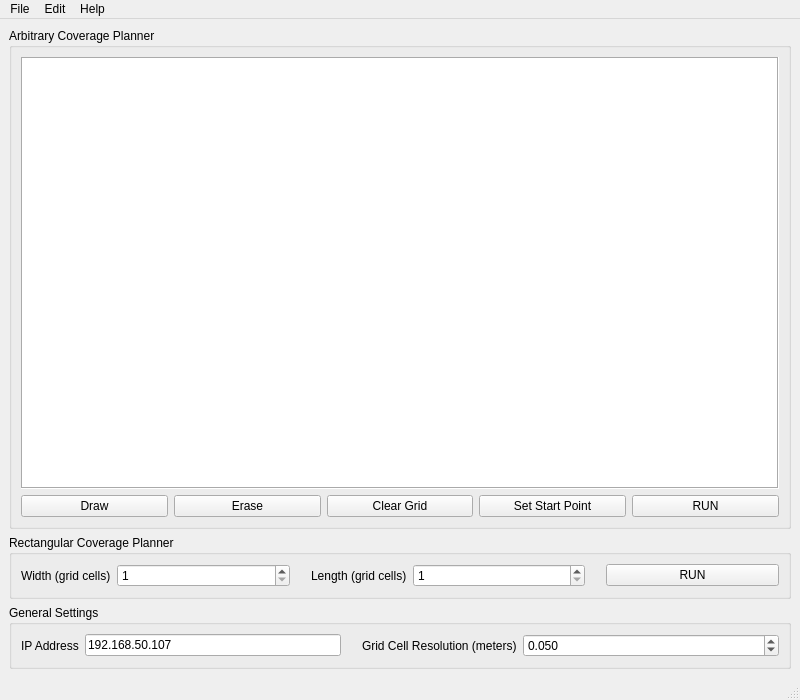
<?xml version="1.0" encoding="UTF-8"?>
<ui version="4.0">
 <class>MainWindow</class>
 <widget class="QMainWindow" name="MainWindow">
  <property name="geometry">
   <rect>
    <x>0</x>
    <y>0</y>
    <width>800</width>
    <height>700</height>
   </rect>
  </property>
  <property name="windowTitle">
   <string>OmniGPR Control</string>
  </property>
  <widget class="QWidget" name="centralwidget">
   <layout class="QVBoxLayout" name="verticalLayout_2">
    <item>
     <widget class="QGroupBox" name="groupBox">
      <property name="title">
       <string>Arbitrary Coverage Planner</string>
      </property>
      <layout class="QVBoxLayout" name="verticalLayout">
       <item>
        <widget class="GridFrame" name="gridFrame">
         <property name="sizePolicy">
          <sizepolicy hsizetype="Expanding" vsizetype="Expanding">
           <horstretch>0</horstretch>
           <verstretch>0</verstretch>
          </sizepolicy>
         </property>
         <property name="autoFillBackground">
          <bool>false</bool>
         </property>
         <property name="styleSheet">
          <string notr="true">background-color: white;</string>
         </property>
         <property name="frameShape">
          <enum>QFrame::Box</enum>
         </property>
         <property name="frameShadow">
          <enum>QFrame::Sunken</enum>
         </property>
        </widget>
       </item>
       <item>
        <layout class="QHBoxLayout" name="horizontalLayout">
         <item>
          <widget class="QPushButton" name="btnDraw">
           <property name="text">
            <string>Draw</string>
           </property>
          </widget>
         </item>
         <item>
          <widget class="QPushButton" name="btnErase">
           <property name="text">
            <string>Erase</string>
           </property>
          </widget>
         </item>
         <item>
          <widget class="QPushButton" name="btnClearGrid">
           <property name="text">
            <string>Clear Grid</string>
           </property>
          </widget>
         </item>
         <item>
          <widget class="QPushButton" name="btnSetStart">
           <property name="text">
            <string>Set Start Point</string>
           </property>
          </widget>
         </item>
         <item>
          <widget class="QPushButton" name="btnCalculatePath">
           <property name="text">
            <string>RUN</string>
           </property>
          </widget>
         </item>
        </layout>
       </item>
      </layout>
     </widget>
    </item>
    <item>
     <widget class="QGroupBox" name="groupBox_2">
      <property name="title">
       <string>Rectangular Coverage Planner</string>
      </property>
      <layout class="QHBoxLayout" name="horizontalLayout_3">
       <item>
        <widget class="QLabel" name="label">
         <property name="sizePolicy">
          <sizepolicy hsizetype="Fixed" vsizetype="Preferred">
           <horstretch>0</horstretch>
           <verstretch>0</verstretch>
          </sizepolicy>
         </property>
         <property name="text">
          <string>Width (grid cells)</string>
         </property>
        </widget>
       </item>
       <item>
        <widget class="QSpinBox" name="sbWidth">
         <property name="minimum">
          <number>1</number>
         </property>
         <property name="maximum">
          <number>999</number>
         </property>
         <property name="value">
          <number>1</number>
         </property>
        </widget>
       </item>
       <item>
        <spacer name="horizontalSpacer">
         <property name="orientation">
          <enum>Qt::Horizontal</enum>
         </property>
         <property name="sizeType">
          <enum>QSizePolicy::Fixed</enum>
         </property>
         <property name="sizeHint" stdset="0">
          <size>
           <width>15</width>
           <height>5</height>
          </size>
         </property>
        </spacer>
       </item>
       <item>
        <widget class="QLabel" name="label_2">
         <property name="sizePolicy">
          <sizepolicy hsizetype="Fixed" vsizetype="Preferred">
           <horstretch>0</horstretch>
           <verstretch>0</verstretch>
          </sizepolicy>
         </property>
         <property name="text">
          <string>Length (grid cells)</string>
         </property>
        </widget>
       </item>
       <item>
        <widget class="QSpinBox" name="sbLength">
         <property name="minimum">
          <number>1</number>
         </property>
         <property name="maximum">
          <number>999</number>
         </property>
         <property name="value">
          <number>1</number>
         </property>
        </widget>
       </item>
       <item>
        <spacer name="horizontalSpacer_3">
         <property name="orientation">
          <enum>Qt::Horizontal</enum>
         </property>
         <property name="sizeType">
          <enum>QSizePolicy::Fixed</enum>
         </property>
         <property name="sizeHint" stdset="0">
          <size>
           <width>15</width>
           <height>0</height>
          </size>
         </property>
        </spacer>
       </item>
       <item>
        <widget class="QPushButton" name="btnRectPath">
         <property name="text">
          <string>RUN</string>
         </property>
        </widget>
       </item>
      </layout>
     </widget>
    </item>
    <item>
     <widget class="QGroupBox" name="groupBox_3">
      <property name="title">
       <string>General Settings</string>
      </property>
      <layout class="QHBoxLayout" name="horizontalLayout_5">
       <item>
        <widget class="QLabel" name="label_4">
         <property name="sizePolicy">
          <sizepolicy hsizetype="Fixed" vsizetype="Preferred">
           <horstretch>0</horstretch>
           <verstretch>0</verstretch>
          </sizepolicy>
         </property>
         <property name="text">
          <string>IP Address</string>
         </property>
        </widget>
       </item>
       <item>
        <widget class="QLineEdit" name="txtIPAddress">
         <property name="sizePolicy">
          <sizepolicy hsizetype="Preferred" vsizetype="Fixed">
           <horstretch>0</horstretch>
           <verstretch>0</verstretch>
          </sizepolicy>
         </property>
         <property name="text">
          <string>192.168.50.107</string>
         </property>
        </widget>
       </item>
       <item>
        <spacer name="horizontalSpacer_2">
         <property name="orientation">
          <enum>Qt::Horizontal</enum>
         </property>
         <property name="sizeType">
          <enum>QSizePolicy::Fixed</enum>
         </property>
         <property name="sizeHint" stdset="0">
          <size>
           <width>15</width>
           <height>5</height>
          </size>
         </property>
        </spacer>
       </item>
       <item>
        <widget class="QLabel" name="label_3">
         <property name="sizePolicy">
          <sizepolicy hsizetype="Fixed" vsizetype="Preferred">
           <horstretch>0</horstretch>
           <verstretch>0</verstretch>
          </sizepolicy>
         </property>
         <property name="text">
          <string>Grid Cell Resolution (meters)</string>
         </property>
        </widget>
       </item>
       <item>
        <widget class="QDoubleSpinBox" name="sbCellResolution">
         <property name="decimals">
          <number>3</number>
         </property>
         <property name="singleStep">
          <double>0.005000000000000</double>
         </property>
         <property name="value">
          <double>0.050000000000000</double>
         </property>
        </widget>
       </item>
      </layout>
     </widget>
    </item>
   </layout>
  </widget>
  <widget class="QMenuBar" name="menubar">
   <property name="geometry">
    <rect>
     <x>0</x>
     <y>0</y>
     <width>800</width>
     <height>18</height>
    </rect>
   </property>
   <widget class="QMenu" name="menuFile">
    <property name="title">
     <string>File</string>
    </property>
    <widget class="QMenu" name="menuRecent">
     <property name="title">
      <string>Recent</string>
     </property>
     <addaction name="actiontest_path"/>
    </widget>
    <addaction name="actionNew"/>
    <addaction name="actionOpen"/>
    <addaction name="menuRecent"/>
    <addaction name="separator"/>
    <addaction name="actionSave"/>
    <addaction name="actionSave_as"/>
    <addaction name="separator"/>
    <addaction name="actionQuit"/>
   </widget>
   <widget class="QMenu" name="menuEdit">
    <property name="title">
     <string>Edit</string>
    </property>
    <addaction name="actionDraw"/>
    <addaction name="actionErase"/>
    <addaction name="actionSet_Start_Point"/>
    <addaction name="actionClear_Grid"/>
   </widget>
   <widget class="QMenu" name="menuHelp">
    <property name="title">
     <string>Help</string>
    </property>
    <addaction name="actionAbout"/>
   </widget>
   <addaction name="menuFile"/>
   <addaction name="menuEdit"/>
   <addaction name="menuHelp"/>
  </widget>
  <widget class="QStatusBar" name="statusbar">
   <property name="enabled">
    <bool>true</bool>
   </property>
  </widget>
  <action name="actionNew">
   <property name="text">
    <string>New...</string>
   </property>
  </action>
  <action name="actionOpen">
   <property name="text">
    <string>Open...</string>
   </property>
  </action>
  <action name="actionSave">
   <property name="text">
    <string>Save</string>
   </property>
  </action>
  <action name="actionSave_as">
   <property name="text">
    <string>Save As...</string>
   </property>
  </action>
  <action name="actionPrefrences">
   <property name="text">
    <string>Preferences...</string>
   </property>
  </action>
  <action name="actionDraw">
   <property name="text">
    <string>Draw</string>
   </property>
  </action>
  <action name="actionSet_Start_Point">
   <property name="text">
    <string>Set Start Point</string>
   </property>
  </action>
  <action name="actionErase">
   <property name="text">
    <string>Erase</string>
   </property>
  </action>
  <action name="actionPan">
   <property name="text">
    <string>Pan</string>
   </property>
  </action>
  <action name="actionQuit">
   <property name="text">
    <string>Quit</string>
   </property>
  </action>
  <action name="actionAbout">
   <property name="text">
    <string>About</string>
   </property>
  </action>
  <action name="actiontest_path">
   <property name="text">
    <string>test.path</string>
   </property>
  </action>
  <action name="actionClear_Grid">
   <property name="text">
    <string>Clear Grid</string>
   </property>
  </action>
 </widget>
 <customwidgets>
  <customwidget>
   <class>GridFrame</class>
   <extends>QFrame</extends>
   <header>grid_frame</header>
   <container>1</container>
  </customwidget>
 </customwidgets>
 <resources/>
 <connections/>
</ui>
